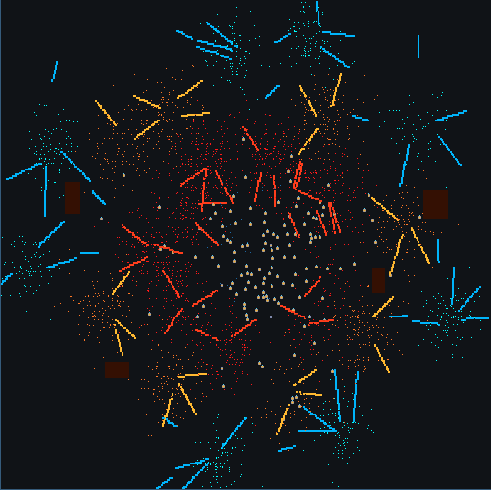
#> input picture baseline environment.png, 491 x 490 px; the run also reads 1 picture not shown here
$ python make_environment_figure.py
#> lines starting #> are read from the running program, lines starting #| are printed output that depends on the picture; after the words box and inside, x2 and y2 are one past the last pixel; in counts of white or black regions, pixels touching at a corner belong together
### recolour_env.py
"""
recolour_env.py
======================================================================
Re-render an environment screenshot into a palette that survives being printed
in black and white, and return the masks the figure needs to annotate it.

THE PROBLEM
-----------
The simulator's own palette is chosen for a colour screen and collapses in
greyscale. Converted to luminance, the predator (#FF1F8F) and the low-food
landmark (#ff4000) land 1.8 grey levels apart out of 255, the prestige landmark
and an organism 5.4 apart, and the cave sits 8.6 from the empty background — it
vanishes. Twelve of the forty-five pairs fall inside 25 levels. No amount of
labelling fixes an image whose elements are genuinely the same shade.

THE ENCODING
------------
Two channels, and the one that does the heavy lifting is not colour.

  SHAPE says which FAMILY:  scattered single cells are food, continuous lines
                            are landmarks, a filled rectangle is a cave, a
                            compact multi-cell blob is an agent.
  LUMINANCE says which TIER: default 61, low 115, medium 157, prestige 213 out
                            of 255, no two closer than 42 — and a tier's food
                            and its landmark share a grey, because shape has
                            already separated them.

That leaves only two things luminance cannot carry, and both get a mark instead:
every predator is RINGED, and every cave is hatched inside a dashed border. So a
ringed blob is a predator and an unringed one an organism, whatever the ink.

Hue is kept on top of all this — red stays low food, cyan stays prestige — so
the plate still looks like the simulator on screen. It is the luminance ladder
underneath that makes it work in print.

DISAMBIGUATING GOLD
-------------------
`organism mouth` #DEB14D and `medium food landmark` #ffbf00 are close enough
that the canvas's anti-aliasing makes a nearest-colour classifier swap them.
They are told apart structurally instead: an organism always has a mover or eye
cell against it, a landmark line never does. On this screenshot that splits
3841 gold pixels into 740 organism and 3101 landmark, which matches the pixel
counts of the other two landmark tiers.
"""

import numpy as np
from scipy import ndimage

# Every colour the renderer emits, mapped to the class it belongs to.
SRC = [
    ('background', '#0E1318'), ('default food', '#2F7AB7'), ('low food', '#ff0000'),
    ('medium food', '#ff8000'), ('prestige food', '#00ffff'), ('cave', '#3a0d00'),
    ('low landmark', '#ff4000'), ('medium landmark', '#ffbf00'),
    ('prestige landmark', '#00bfff'),
    ('organism', '#DEB14D'), ('organism', '#60D4FF'), ('organism', '#B6C1EA'),
    ('predator', '#FF1F8F'), ('predator', '#FF63B5'), ('predator', '#FFD1EA'),
    ('predator', '#FF00C8'),
]

# grey level in brackets — see THE ENCODING above
OUT = {
    'background':        '#0E1318',   # 25
    'cave':              '#66290F',   # 62
    'default food':      '#1F3C5E',   # 61
    'low food':          '#E31B1B',   # 115
    'low landmark':      '#E31B1B',   # 115  same tier, shape separates it
    'medium food':       '#E58829',   # 157
    'medium landmark':   '#E58829',   # 157
    'prestige food':     '#92E3EF',   # 213
    'prestige landmark': '#92E3EF',   # 213
    'predator':          '#FF74BE',   # 163, and ringed
    'organism':          '#FFF6DC',   # 246
}


def _rgb(h):
    return np.array([int(h[i:i+2], 16) for i in (1, 3, 5)], float)


def classify(img):
    """Per-pixel class name, with the gold ambiguity resolved structurally."""
    a = img[:, :, :3].astype(float)
    a = a * 255 if a.max() <= 1.0 else a
    pal = np.array([_rgb(h) for _n, h in SRC])
    idx = np.linalg.norm(a[:, :, None, :] - pal[None, None, :, :], axis=3).argmin(axis=2)

    gold = idx == 9                                   # the #DEB14D entry
    partner = np.isin(idx, [10, 11])                  # mover / eye cells
    beside = ndimage.binary_dilation(partner, np.ones((7, 7)))

    names = np.array([n for n, _h in SRC], dtype=object)
    lab = names[idx]
    lab[gold & ~beside] = 'medium landmark'           # a line, not a creature
    return lab


def recolour(img):
    """(RGB uint8 in the print-safe palette, class map)."""
    lab = classify(img)
#> in classify, `idx = np.linalg.norm(a[:, :, None, :] - pal[None, None, :, :], axis=3)..`:
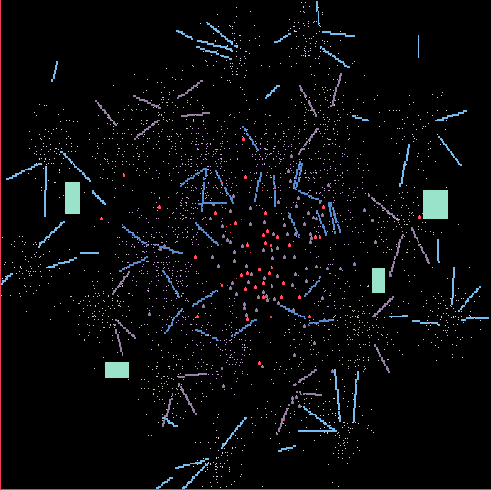
#> idx: shape (490, 491) int64; 10 distinct labels, from 0 to 10; one colour per label, 0 black
#> in classify, `gold = idx == 9`:
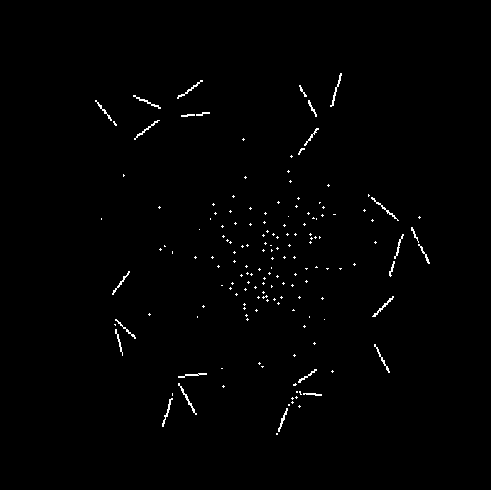
#> gold: shape (490, 491) bool; 0.84% white in thin lines or dots, all inside (x1, y1, x2, y2) = (95, 73, 430, 435)
#> in classify, `beside = ndimage.binary_dilation(partner, np.ones((7, 7)))`:
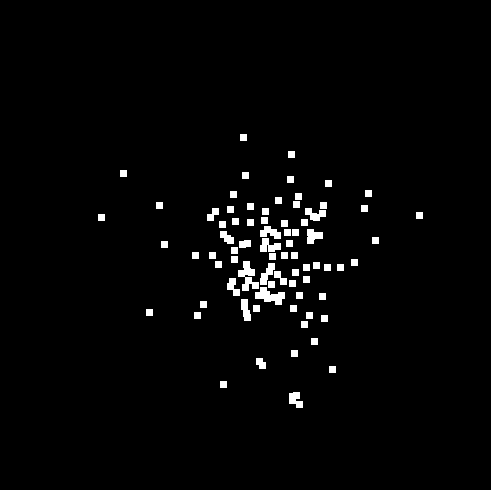
#> beside: shape (490, 491) bool; 2.2% white; 76 white regions, largest, box (x1, y1, x2, y2) and area: (238, 261, 259, 291) 320, (255, 287, 285, 305) 302, (260, 238, 281, 252) 191
    out = np.zeros(lab.shape + (3,), dtype=np.uint8)
    for name, hexc in OUT.items():
        out[lab == name] = _rgb(hexc).astype(np.uint8)
    return out, lab


def blobs(lab, name, min_px=3):
    """Centroids and radii of each connected component of a class."""
    m = lab == name
    l, n = ndimage.label(m, np.ones((3, 3)))
    out = []
    for i in range(1, n + 1):
        ys, xs = np.nonzero(l == i)
        if ys.size < min_px:
            continue
        out.append((xs.mean(), ys.mean(),
                    max(np.ptp(xs), np.ptp(ys)) / 2 + 1.5, ys.size))
    return out


def boxes(lab, name, min_px=40):
    """Bounding boxes of each connected component of a class."""
    m = lab == name
    l, n = ndimage.label(m, np.ones((3, 3)))
    out = []
    for i in range(1, n + 1):
        ys, xs = np.nonzero(l == i)
        if ys.size < min_px:
            continue
        out.append((xs.min(), ys.min(), np.ptp(xs) + 1, np.ptp(ys) + 1))
    return out

### make_environment_figure.py
"""
make_environment_figure.py
======================================================================
The two environments side by side, in an unlabelled and a labelled version.

    python make_environment_figure.py

Writes into output/environments/:
    environments.pdf            the two screenshots side by side, titles only
    predator_labelled.pdf       the PREDATOR screenshot alone, with numbered
                                callouts and a key
    (.png twins of both, for previewing)

The labelled plate uses the predator environment because it is the only one that
contains every element: the baseline world has no predators, so a key drawn over
it would have one entry with nothing to point at. Everything else is common to
both, so the labels transfer to the baseline panel unchanged.

WHY THE KEY IS DRAWN FROM ColorScheme.js AND NOT SAMPLED FROM THE SCREENSHOTS
------------------------------------------------------------------------------
Every swatch below is the literal hex the renderer uses (src/Rendering/
ColorScheme.js, "neon"), so the key cannot drift from the simulator. Sampling
the PNG instead would pick up whatever alpha blending the canvas applied — the
amber landmark lines, for instance, land close enough to the organism mouth
colour that a nearest-colour classifier confuses the two.

WHY NUMBERED CALLOUTS RATHER THAN ARROWS WITH TEXT ON THE IMAGE
----------------------------------------------------------------
Ten categories is more than an image this dense can carry as labelled arrows
without the text colliding with the thing it points at. A number is one glyph,
it sits in the dark background beside its feature, and the name lives in the key
underneath where it has room. The numbers are white on dark with a stroke, so
they survive greyscale printing.

COLOUR IS NOT THE ONLY CHANNEL, AND HERE IT CANNOT BE
------------------------------------------------------
Low food (#ff0000) and its landmark (#ff4000) are almost the same hue: what
separates them is SHAPE — scattered single cells against a continuous line. The
key says so in words rather than relying on the swatch.
"""

import os

import matplotlib
matplotlib.use('Agg')
import matplotlib.image as mpimg
import matplotlib.pyplot as plt
from matplotlib.patches import Rectangle, Circle
import matplotlib.patheffects as pe

import recolour_env as R

INK = '#1F2933'
BASE_IMG = 'baseline environment.png'
PRED_IMG = 'predator.png'

# src/Rendering/ColorScheme.js, scheme "neon".
# Numbered in semantic groups rather than by where they happen to sit on the
# plate: 1-3 the food tiers in ascending score, 4-6 their matching landmarks in
# the same order, 7-8 the two kinds of agent, 9-10 the cave and the default food
# that has no landmark of its own. The key is laid out five to a row, so reading
# left to right and wrapping gives 1..5 then 6..10.
# (label, class name, shape family, note). The colour comes from
# recolour_env.OUT so the key cannot drift from the plate, and the icon drawn in
# the swatch is the SHAPE, because shape is what separates a food tier from its
# landmark once both are printed in the same grey.
KEY = [
    ('Low food',          'low food',          'cells', 'score 0.5'),
    ('Medium food',       'medium food',       'cells', 'score 1.0'),
    ('Prestige food',     'prestige food',     'cells', 'score 2.0'),
    ('Low landmark',      'low landmark',      'line',  'marks low food'),
    ('Medium landmark',   'medium landmark',   'line',  'marks medium food'),
    ('Prestige landmark', 'prestige landmark', 'line',  'marks prestige food'),
    ('Organism',          'organism',          'blob',  'unringed'),
    ('Predator',          'predator',          'ring',  'ringed on the plate'),
    ('Cave',              'cave',              'cave',  'hatched, dashed edge'),
    ('Default food',      'default food',      'cells', 'score 0.01'),
]

# (number, x, y, dx, dy) in each screenshot's own pixel coordinates. dx/dy push
# the glyph off the feature into neighbouring empty space so it never sits on
# top of what it is pointing at. Anchors were located by classifying pixels
# against the scheme palette and then confirmed by eye on magnified crops.
# (number, x, y, dx, dy) in the predator screenshot's 700x700 pixel space.
# dx/dy push the glyph off the feature into neighbouring empty space. Anchors
# were found by classifying pixels against the scheme palette under radius
# constraints, then confirmed on magnified crops; the food anchors additionally
# require no landmark pixels nearby, and 4 no predator or organism either, so
# each number points at an unambiguous instance of one thing.
CALLOUTS = [(1, 400, 234, -56, -44), (2, 466, 192, 56, -40),
            (3, 66, 214, 58, -42), (4, 470, 325, 62, 34),
            (5, 177, 472, -56, 44), (6, 314, 67, 56, 44),
            (7, 375, 357, 54, 46), (8, 349, 637, -60, -34),
            (9, 619, 290, -60, -48), (10, 327, 327, -66, -54)]


def panel(ax, img, title):
    ax.imshow(img, interpolation='nearest')
    if title:
        ax.set_title(title, fontsize=9, color=INK, pad=5)
    ax.set_xticks([])
    ax.set_yticks([])
    for sp in ax.spines.values():
        sp.set_edgecolor('#9AA5B1')
        sp.set_linewidth(.6)


def callout(ax, n, x, y, dx, dy):
    """A leader from the feature to a number sitting clear of it."""
    ax.annotate(str(n), xy=(x, y), xytext=(x + dx, y + dy),
                fontsize=7.5, color='white', ha='center', va='center',
                zorder=6,
                path_effects=[pe.withStroke(linewidth=2.2, foreground='black')],
                arrowprops=dict(arrowstyle='-', color='white', lw=.8,
                                shrinkA=3, shrinkB=1,
                                path_effects=[pe.withStroke(linewidth=2.0,
                                                            foreground='black')]))


def mark_agents(ax, lab):
    """Ring every predator and hatch every cave, on the plate itself.

    These are the two classes luminance cannot carry: the predator sits between
    two food tiers in grey, and the cave is only 37 levels off the background.
    A ring and a hatch are ink, not colour, so they read on any printer.
    """
    # Sized to sit just outside the creature and no further. An earlier pass
    # used a 6px floor with a black halo, and 58 of those read as the subject of
    # the figure rather than as a mark on it.
    for x, y, r, _n in R.blobs(lab, 'predator'):
        ax.add_patch(Circle((x, y), max(r + 1.6, 4.0), fill=False,
                            edgecolor='white', linewidth=.45, alpha=.9,
                            zorder=5))
    for x0, y0, w, h in R.boxes(lab, 'cave'):
        ax.add_patch(Rectangle((x0, y0), w, h, facecolor='none',
                               edgecolor='white', linewidth=.8, linestyle=(0, (3, 2)),
                               hatch='///', zorder=4))


def key_icon(fig, rect, family, colour):
    """The swatch is a picture of the SHAPE, not a plain block of colour."""
    ax = fig.add_axes(rect)
    ax.set_xlim(0, 10); ax.set_ylim(0, 10)
    ax.set_xticks([]); ax.set_yticks([])
    ax.set_facecolor(R.OUT['background'])
    for sp in ax.spines.values():
        sp.set_edgecolor('#9AA5B1'); sp.set_linewidth(.4)
    if family == 'cells':
        for cx, cy in [(2, 7.4), (5.2, 8.6), (7.9, 6.2), (3.4, 3.2), (7.1, 2.2)]:
            ax.add_patch(Rectangle((cx, cy), 1.5, 1.5, color=colour))
    elif family == 'line':
        ax.plot([.8, 9.2], [2.2, 7.8], color=colour, lw=2.6,
                solid_capstyle='butt')
    elif family == 'blob':
        ax.add_patch(Rectangle((3.6, 3.6), 2.8, 2.8, color=colour))
    elif family == 'ring':
        ax.add_patch(Rectangle((3.6, 3.6), 2.8, 2.8, color=colour))
        ax.add_patch(Circle((5, 5), 3.3, fill=False, edgecolor='white', lw=.8))
    elif family == 'cave':
        ax.add_patch(Rectangle((1.4, 1.8), 7.2, 6.4, facecolor=colour,
                               edgecolor='white', lw=.8, linestyle=(0, (2.2, 1.6)),
                               hatch='///'))
    return ax


def draw_key(fig, x0, y_top, dy):
    """The ten elements in one column, read top to bottom as 1..10."""
    for i, (name, cls, family, note) in enumerate(KEY):
        y = y_top - i * dy
        key_icon(fig, [x0, y, .030, .046], family, R.OUT[cls])
        fig.text(x0 + .040, y + .034, f'{i + 1}. {name}', fontsize=7.2,
                 color=INK, va='center')
        fig.text(x0 + .040, y + .013, note, fontsize=6.0, color='#6B7280',
                 va='center')


def build_pair(out_stem):
    """Both environments side by side, no labels, print-safe palette."""
    fig, axs = plt.subplots(1, 2, figsize=(7.0, 3.45))
    for ax, f, t in ((axs[0], BASE_IMG, '(a) Baseline environment'),
                     (axs[1], PRED_IMG, '(b) Predator environment')):
        rgb, lab = R.recolour(mpimg.imread(f))
#> in recolour, img is the input picture: shape (490, 491, 4) float32; mean R, G, B, A 0.0853, 0.0935, 0.106, 1
#> in build_pair, `rgb, lab = R.recolour(mpimg.imread(f))`:
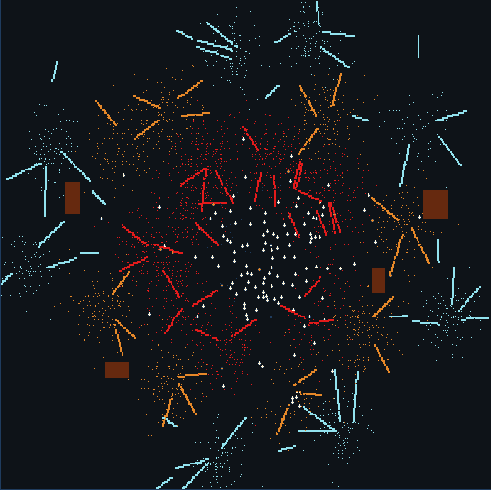
#> rgb: shape (490, 491, 3); mean of channels 0, 1, 2 21.5, 24, 27.9; drawn as R, G, B
        panel(ax, rgb, t)
        mark_agents(ax, lab)
#> in blobs, `l, n = ndimage.label(m, np.ones((3, 3)))`: n = 0
#> in boxes, `m = lab == name`:
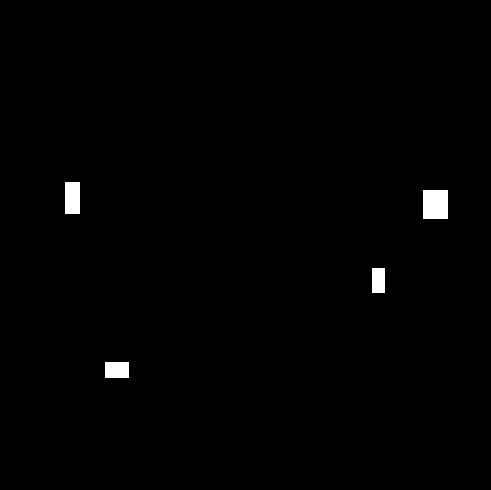
#> m: shape (490, 491) bool; 0.8% white; 4 white regions, box (x1, y1, x2, y2) and area: (423, 190, 448, 219) 725, (65, 182, 80, 214) 480, (105, 362, 129, 378) 384, (372, 268, 385, 293) 325
#> in boxes, `l, n = ndimage.label(m, np.ones((3, 3)))`: n = 4
#> the loop in mark_agents, `for x0, y0, w, h in R.boxes(lab, 'cave'):` made 4 passes
#> (x0, y0, w, h) on passes 1 to 4: (65, 182, 15, 32), (423, 190, 25, 29), (372, 268, 13, 25), (105, 362, 24, 16)
#> pass 2 of the loop in build_pair, `for ax, f, t in ((axs[0], BASE_IMG, '(a) Baseline environment'),`:
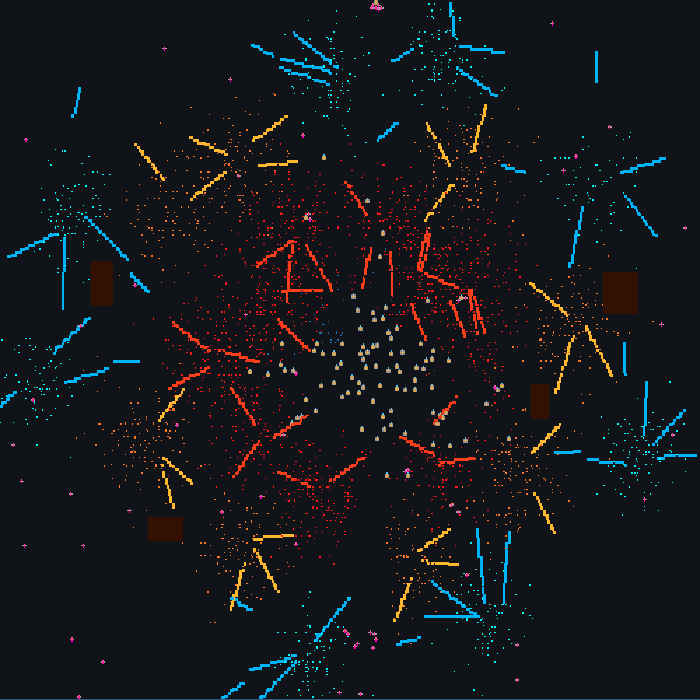
#> input picture predator.png, 700 x 700 px
#> in classify (call 2), `gold = idx == 9`:
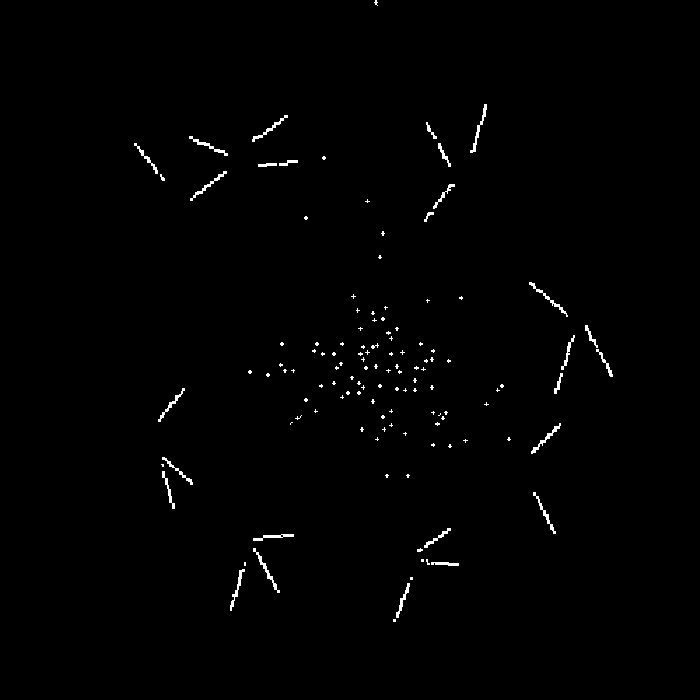
#> gold: shape (700, 700) bool; 0.78% white in thin lines or dots, all inside (x1, y1, x2, y2) = (134, 0, 613, 622)
#> in recolour, img is the input picture: shape (700, 700, 4) float32; mean R, G, B, A 0.0864, 0.0928, 0.105, 1
#> rgb: shape (700, 700, 3)
#> the loop in mark_agents (call 2), `for x, y, r, _n in R.blobs(lab, 'predator'):` made 58 passes
#> (x, y, r, _n) on passes 1 to 4: (372, 5.5, 4.5, 12), (378, 7, 5.5, 9), (375.5, 7.5, 3, 8), (381, 7.5, 3, 4)
#> in boxes (call 2), `m = lab == name`:
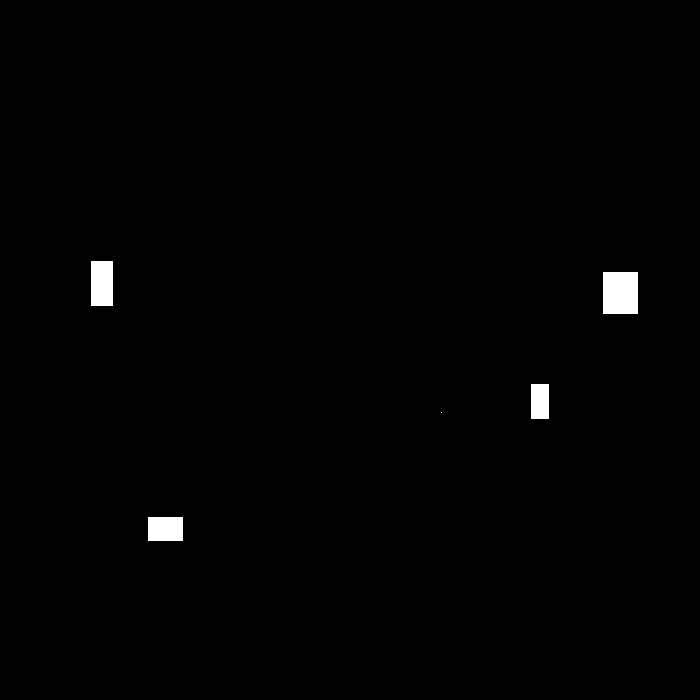
#> m: shape (700, 700) bool; 0.8% white; 5 white regions (1 under 20 px), largest, box (x1, y1, x2, y2) and area: (603, 272, 638, 314) 1470, (91, 261, 113, 306) 990, (148, 517, 183, 541) 840, (531, 384, 549, 419) 630
#> in boxes (call 2), `l, n = ndimage.label(m, np.ones((3, 3)))`: n = 5
#> the loop in mark_agents (call 2), `for x0, y0, w, h in R.boxes(lab, 'cave'):` made 4 passes
#> (x0, y0, w, h) on passes 1 to 4: (91, 261, 22, 45), (603, 272, 35, 42), (531, 384, 18, 35), (148, 517, 35, 24)
    fig.subplots_adjust(left=.02, right=.98, top=.94, bottom=.02, wspace=.05)
    save(fig, out_stem)
#> the loop in save, `for ext in ('pdf', 'png'):` made 2 passes
#> pass 1, in save, `fig.savefig(p, dpi=300, facecolor='white', bbox_inches='tight', pad_in..`:
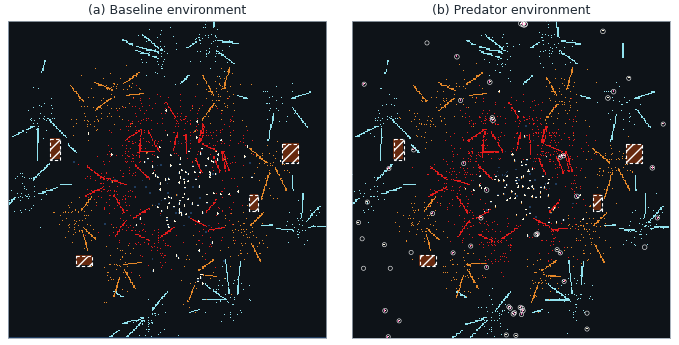
#> figure drawn by matplotlib, 2 panels


def build_labelled(out_stem):
    """The predator environment alone, with the key beside it rather than under.

    Beside, because the plate is square: a key underneath would make the figure
    taller than it is wide and waste the column, whereas the space to the right
    of a square panel on a text-width figure is free.
    """
    rgb, lab = R.recolour(mpimg.imread(PRED_IMG))
    fig = plt.figure(figsize=(7.0, 4.35))
    ax = fig.add_axes([.015, .045, .500, .915])
    panel(ax, rgb, None)
    mark_agents(ax, lab)
    for c in CALLOUTS:
        callout(ax, *c)
    draw_key(fig, .560, .880, .0905)
    save(fig, out_stem)


def save(fig, stem):
    for ext in ('pdf', 'png'):
        p = f'{stem}.{ext}'
        fig.savefig(p, dpi=300, facecolor='white', bbox_inches='tight',
                    pad_inches=0.03)
        print(f'  wrote {p}')
    plt.close(fig)


def main():
    out = os.path.join('output', 'environments')
    os.makedirs(out, exist_ok=True)
    build_pair(os.path.join(out, 'environments'))
    build_labelled(os.path.join(out, 'predator_labelled'))
#> the loop in save (call 2), `for ext in ('pdf', 'png'):` made 2 passes
#> pass 1, in save (call 2), `fig.savefig(p, dpi=300, facecolor='white', bbox_inches='tight', pad_in..`:
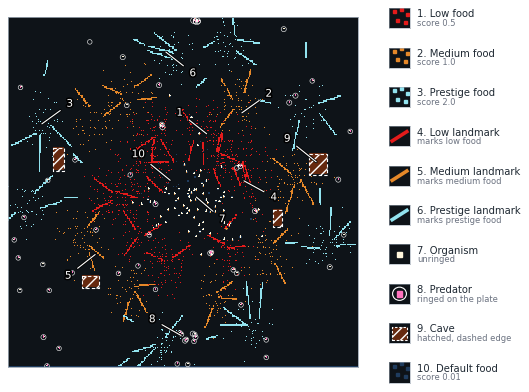
#> figure drawn by matplotlib, 11 panels


if __name__ == '__main__':
    main()
